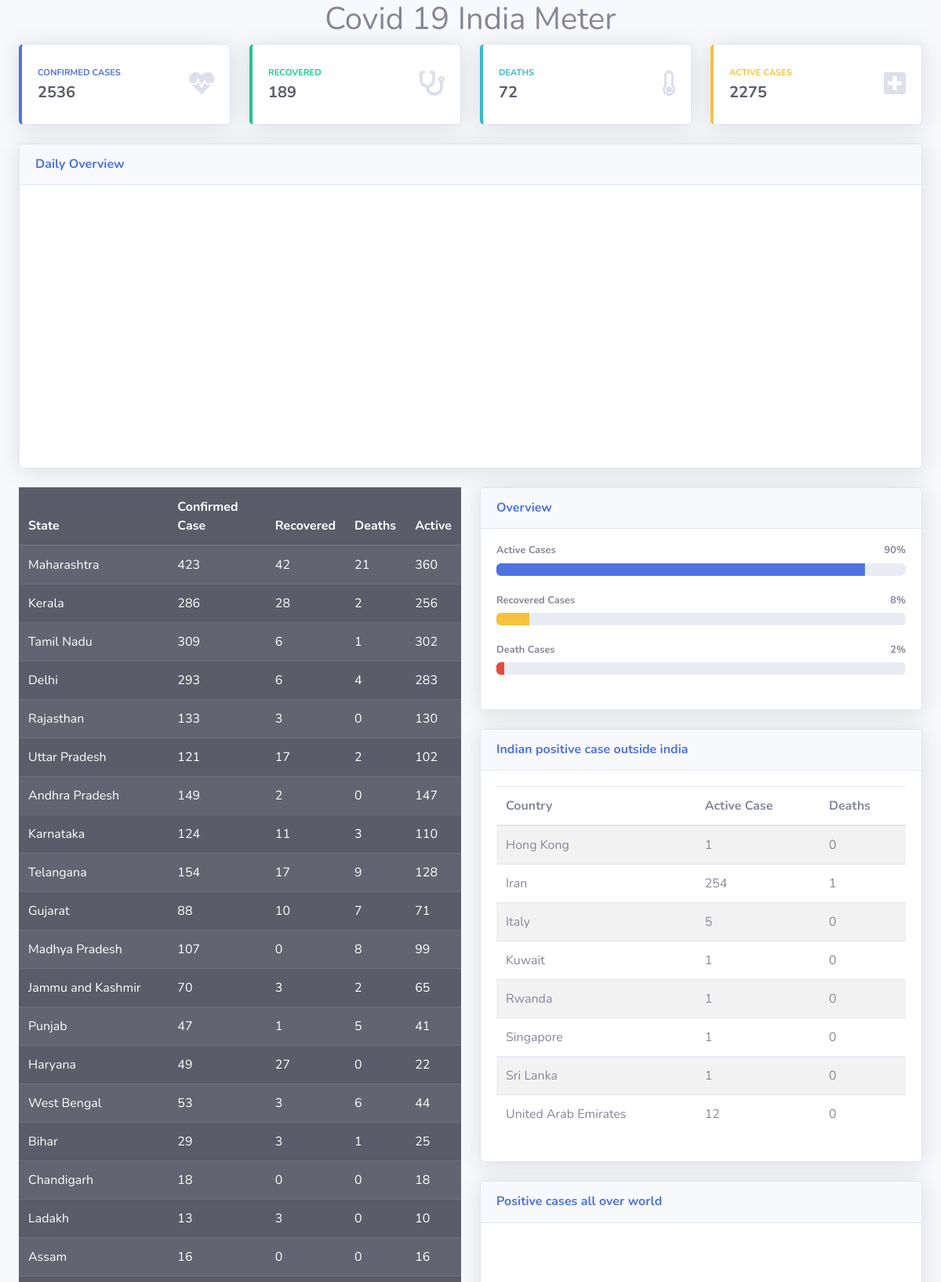
The page / (upper part) on the database its author committed.
### tables this page shows
CREATE TABLE `statewiselist` (
  `state` varchar(235) NOT NULL,
  `confirmed` int(11) NOT NULL,
  `recovered` int(11) NOT NULL,
  `death` int(11) NOT NULL
);

CREATE TABLE `outside` (
  `id` int(3) NOT NULL,
  `country` varchar(235) NOT NULL,
  `active` int(11) NOT NULL,
  `death` int(11) NOT NULL
);

### index.php (the view, shortened to what this page needs)
<?php include "includes/header.php"?>
  <div id="wrapper">
    <div id="content-wrapper" class="d-flex flex-column">
      <div id="content">
        <div class="page-header text-center">
          <h1> Covid 19 India Meter</h1>
        </div>
        <div class="container-fluid">
          <div class="row">
          <?php
          $query="SELECT SUM(confirmed) as sum_con FROM statewiselist; ";
          $result=mysqli_query($connection,$query);
          while($row = mysqli_fetch_assoc($result)){
            $confirmed=$row['sum_con'];
          }
          ?>
            <div class="col-xl-3 col-md-6 mb-4">
              <div class="card border-left-primary shadow h-100 py-2">
                <div class="card-body">
                  <div class="row no-gutters align-items-center">
                    <div class="col mr-2">
                      <div class="text-xs font-weight-bold text-primary text-uppercase mb-1">Confirmed Cases</div>
                      <?php echo " <div id='confirmed' class='h5 mb-0 font-weight-bold text-gray-800'>  {$confirmed} </div> ";?>
                    </div>
                    <div class="col-auto">
                      <i class="fa fa-heartbeat fa-2x text-gray-300"></i>
                    </div>
                  </div>
                </div>
              </div>
            </div>
<?php
            $query="SELECT SUM(recovered) as sum_rev FROM statewiselist; ";
          $result=mysqli_query($connection,$query);
          while($row = mysqli_fetch_assoc($result)){
            $recovered=$row['sum_rev'];
          }
?>
            <div class="col-xl-3 col-md-6 mb-4">
              <div class="card border-left-success shadow h-100 py-2">
                <div class="card-body">
                  <div class="row no-gutters align-items-center">
                    <div class="col mr-2">
                      <div class="text-xs font-weight-bold text-success text-uppercase mb-1">Recovered</div>
                      <?php echo " <div class='h5 mb-0 font-weight-bold text-gray-800'>  {$recovered} </div> ";?>
                    </div>
                    <div class="col-auto">
                      <i class="fa fa-stethoscope fa-2x text-gray-300"></i>
                    </div>
                  </div>
                </div>
              </div>
            </div>
            <?php
            $query="SELECT SUM(death) as sum_death FROM statewiselist; ";
          $result=mysqli_query($connection,$query);
          while($row = mysqli_fetch_assoc($result)){
            $dead=$row['sum_death'];
          }
?>
            <div class="col-xl-3 col-md-6 mb-4">
              <div class="card border-left-info shadow h-100 py-2">
                <div class="card-body">
                  <div class="row no-gutters align-items-center">
                    <div class="col mr-2">
                      <div class="text-xs font-weight-bold text-info text-uppercase mb-1">Deaths</div>
                      <div class="row no-gutters align-items-center">
                        <div class="col-auto">
                        <?php echo " <div class='h5 mb-0 font-weight-bold text-gray-800'>  {$dead} </div> ";?>
                        </div>
                      </div>
                    </div>
                    <div class="col-auto">
                      <i class="fa fa-thermometer-empty fa-2x text-gray-300"></i>
                    </div>
                  </div>
                </div>
              </div>
            </div>
<?php
$active=$confirmed-$dead-$recovered;
$avtivePer=ceil(($active/$confirmed)*100);
$recoveredPer=ceil(($recovered/$confirmed)*100);
$deadPer=floor(($dead/$confirmed)*100);
?>
            <div class="col-xl-3 col-md-6 mb-4">
              <div class="card border-left-warning shadow h-100 py-2">
                <div class="card-body">
                  <div class="row no-gutters align-items-center">
                    <div class="col mr-2">
                      <div class="text-xs font-weight-bold text-warning text-uppercase mb-1">Active Cases</div>
                      <?php echo " <div class='h5 mb-0 font-weight-bold text-gray-800'>  {$active} </div> ";?>
                    </div>
                    <div class="col-auto">
                      <i class="fa fa-plus-square fa-2x text-gray-300"></i>
                    </div>
                  </div>
                </div>
              </div>
            </div>
          </div>
          <div class="row">
            <div class="col-xl-12 col-lg-7">
              <div class="card shadow mb-4">
                <div class="card-header py-3 d-flex flex-row align-items-center justify-content-between">
                  <h6 class="m-0 font-weight-bold text-primary">Daily Overview</h6>
                </div>
                <div class="card-body">
                  <div class="chart-area" id="linechart_material">
                  </div>
                </div>
              </div>
            </div>
</div>
<div class="row">
<div class="col-xl-6 ">
<table class="table table-responsive table-hover table-dark table-striped " >
<thead>
<tr>
<th>State</th>
<th>Confirmed Case</th>
<th>Recovered</th>
<th>Deaths</th>
<th>Active</th>
</thead>
<tbody>
  <?php
 $query= "SELECT * FROM statewiselist";
 $category_list=mysqli_query($connection,$query);
while($row=mysqli_fetch_assoc($category_list)){
                   $state=$row['state'];
                   $confirmed=$row['confirmed'];
                   $recovered=$row['recovered'];
                   $death=$row['death'];
                   $active=$confirmed-$recovered-$death;
                  echo "<tr>";
                  echo "<td>{$state}</td>";
                  echo "<td>{$confirmed}</td>";
                  echo "<td>{$recovered}</td>";
                  echo "<td>{$death}</td>";
                  echo "<td>{$active}</td>";
                  echo "</tr>";
                 }
 ?>
 </tbody>
 </table>
</div>
<div class="col-xl-6 ">
<div class="card shadow mb-4">
  <div class="card-header py-3">
    <h6 class="m-0 font-weight-bold text-primary">Overview</h6>
  </div>
  <div class="card-body">
  <?php
  echo "<h4 class='small font-weight-bold'>Active Cases <span class='float-right'>{$avtivePer}%</span></h4>";
  ?>
    <div class="progress mb-4">
    <?php
      echo "<div class='progress-bar' role='progressbar' style='width: {$avtivePer}%' aria-valuenow='60'aria-valuemin='0' aria-valuemax='100'></div>";
      ?>
    </div>
    <?php
  echo "<h4 class='small font-weight-bold'>Recovered Cases <span class='float-right'>{$recoveredPer}%</span></h4>";
  ?>
    <div class="progress mb-4">
    <?php
      echo "<div class='progress-bar bg-warning' role='progressbar' style='width: {$recoveredPer}%' aria-valuenow='60'aria-valuemin='0' aria-valuemax='100'></div>"
      ?>
    </div>
    <?php
  echo "<h4 class='small font-weight-bold'>Death Cases <span class='float-right'>{$deadPer}%</span></h4>";
  ?>
    <div class="progress mb-4">
    <?php
      echo "<div class='progress-bar bg-danger' role='progressbar' style='width: {$deadPer}%' aria-valuenow='60'aria-valuemin='0' aria-valuemax='100'></div>"
      ?>
    </div>
    </div>
</div>
<div class="card shadow mb-4">
  <div class="card-header py-3">
    <h6 class="m-0 font-weight-bold text-primary">Indian positive case outside india</h6>
  </div>
  <div class="card-body">
  <table class=" table table-hover  table-striped responsive" >
<thead>
<tr>
<th>Country</th>
<th>Active Case</th>
<th>Deaths</th>
</thead>
<tbody>
  <?php
 $query= "SELECT * FROM outside";
 $category_list=mysqli_query($connection,$query);
while($row=mysqli_fetch_assoc($category_list)){
                   $country=$row['country'];
                   $active=$row['active'];
                   $death=$row['death'];
                  echo "<tr>";
                  echo "<td>{$country}</td>";
                  echo "<td>{$active}</td>";
                  echo "<td>{$death}</td>";
                  echo "</tr>";
                 }
 ?>
 </tbody>
 </table>
  </div>
</div>
   <div class="card shadow mb-4">
  <div class="card-header py-3">
    <h6 class="m-0 font-weight-bold text-primary">Positive cases all over world</h6>
  </div>
   <div class="card-body">
      <div class="chart-area" id="regions_div" >
      </div>
    </div>
</div>
</div>
  <?php include "includes/footer.php"?>

### includes/header.php (shortened to what this page needs)
<!DOCTYPE html>
<html lang="en">
<head>
  <link href="vendor/fontawesome-free/css/all.min.css" rel="stylesheet" type="text/css">
  <link href="css/sb-admin-2.min.css" rel="stylesheet">
</head>
<body id="page-top">

### includes/footer.php (shortened to what this page needs)
</body>
</html>

### rows shown on the page
statewiselist: state "Maharashtra", confirmed "423", recovered "42", death "21", active "360"
statewiselist: state "Kerala", confirmed "286", recovered "28", death "2", active "256"
statewiselist: state "Tamil Nadu", confirmed "309", recovered "6", death "1", active "302"
statewiselist: state "Delhi", confirmed "293", recovered "6", death "4", active "283"
statewiselist: state "Rajasthan", confirmed "133", recovered "3", death "0", active "130"
statewiselist: state "Uttar Pradesh", confirmed "121", recovered "17", death "2", active "102"
statewiselist: state "Andhra Pradesh", confirmed "149", recovered "2", death "0", active "147"
statewiselist: state "Karnataka", confirmed "124", recovered "11", death "3", active "110"
statewiselist: state "Telangana", confirmed "154", recovered "17", death "9", active "128"
statewiselist: state "Gujarat", confirmed "88", recovered "10", death "7", active "71"
statewiselist: state "Madhya Pradesh", confirmed "107", recovered "0", death "8", active "99"
statewiselist: state "Jammu and Kashmir", confirmed "70", recovered "3", death "2", active "65"
statewiselist: state "Punjab", confirmed "47", recovered "1", death "5", active "41"
statewiselist: state "Haryana", confirmed "49", recovered "27", death "0", active "22"
statewiselist: state "West Bengal", confirmed "53", recovered "3", death "6", active "44"
statewiselist: state "Bihar", confirmed "29", recovered "3", death "1", active "25"
statewiselist: state "Chandigarh", confirmed "18", recovered "0", death "0"
statewiselist: state "Ladakh", confirmed "13", recovered "3", death "0", active "10"
statewiselist: state "Assam", confirmed "16", recovered "0", death "0"
outside: country "Hong Kong", active "1", death "0"
outside: country "Iran", active "254", death "1"
outside: country "Italy", active "5", death "0"
outside: country "Kuwait", active "1", death "0"
outside: country "Rwanda", active "1", death "0"
outside: country "Singapore", active "1", death "0"
outside: country "Sri Lanka", active "1", death "0"
outside: country "United Arab Emirates", active "12", death "0"

### other values the page prints
$confirmed "2536"
$recovered "189"
$dead "72"
$active "2275"
$avtivePer "90"
$recoveredPer "8"
$deadPer "2"
